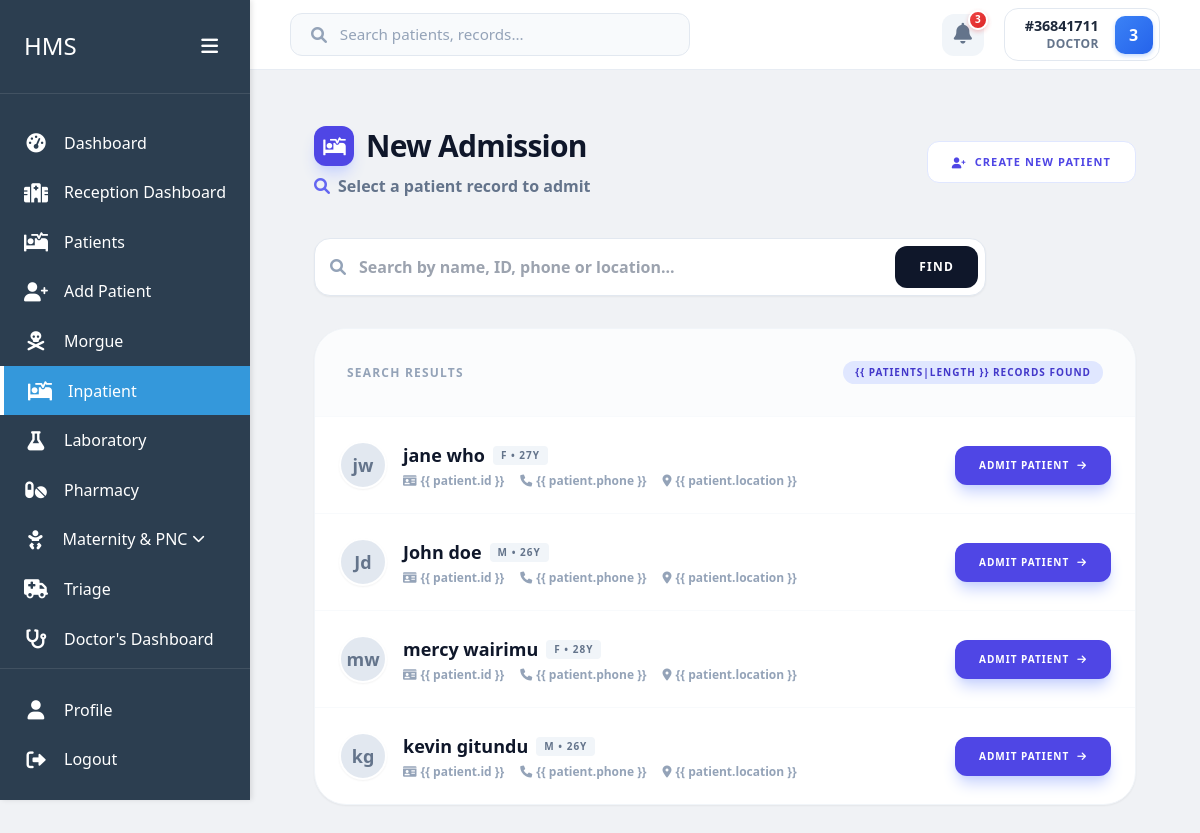
The page /inpatient/admit/new/ (signed in) on the database as committed earlier.
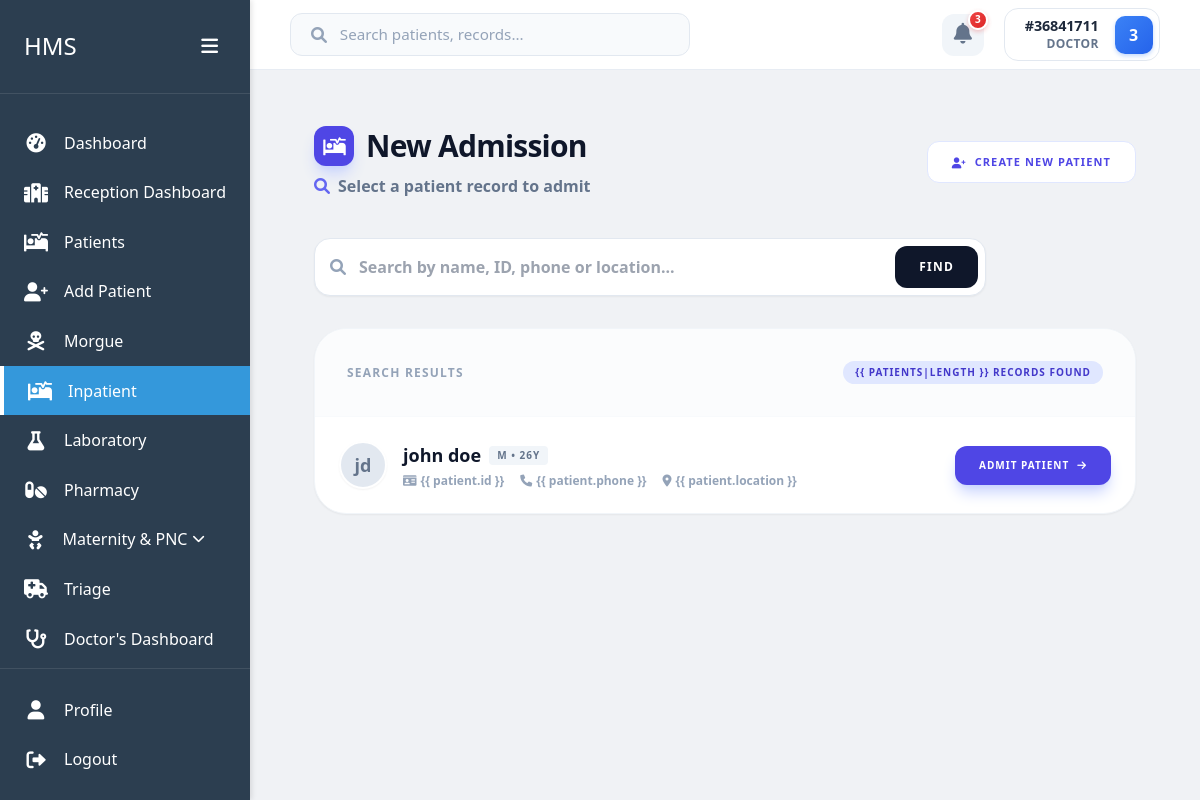
The same page on the database as committed later.
### home/models.py (models this page shows, shortened)
class Patient(models.Model):
    GENDER_CHOICES = [
        ('M', 'Male'),
        ('F', 'Female'),
        ('O', 'Other'),
        ('N', 'Prefer not to say')
    ]
    first_name = models.CharField(max_length=100)
    last_name = models.CharField(max_length=100)
    id_number = models.CharField(max_length=20, unique=True, null=True, blank=True)
    date_of_birth = models.DateField()
    age = models.PositiveIntegerField(editable=False)  # Will be calculated automatically
    phone = models.CharField(max_length=15)
    location = models.CharField(max_length=200)
    gender = models.CharField(max_length=1, choices=GENDER_CHOICES)
    created_at = models.DateTimeField(auto_now_add=True)
    updated_at = models.DateTimeField(auto_now=True)
    created_by = models.ForeignKey('users.User', on_delete=models.SET_NULL, null=True, related_name='patients_created')
    @property
    def full_name(self):
        return f"{self.first_name} {self.last_name}"

### inpatient/views.py (the view)
# urls.py: path('admit/new/', views.admission_patient_list, name='new_admission'),
@login_required
def admission_patient_list(request):
    query = request.GET.get('search', '')
    if query:
        patients = Patient.objects.filter(
            Q(first_name__icontains=query) |
            Q(last_name__icontains=query) |
            Q(phone__icontains=query) |
            Q(id_number__icontains=query)
        ).order_by('-created_at')
    else:
        patients = Patient.objects.all().order_by('-created_at')[:20]  # Limit initial load
    for patient in patients:
        patient.is_admitted = Admission.objects.filter(patient=patient, status='Admitted').exists()
    return render(request, 'inpatient/admission_patient_list.html', {
        'patients': patients,
        'title': 'New Admission - Select Patient'
    })

### inpatient/templates/inpatient/admission_patient_list.html (shortened to what the changed rows need)
{% extends 'users/dashboard_base.html' %}
{% load static %}
{% block content %}
<div class="px-8 py-6 max-w-[1400px] mx-auto">
    <div class="flex flex-col md:flex-row justify-between items-start md:items-center gap-6 mb-10">
        <div>
            <h1 class="text-3xl font-black text-slate-900 tracking-tight flex items-center gap-3">
                <span
                    class="w-10 h-10 rounded-xl bg-indigo-600 flex items-center justify-center text-white text-lg shadow-lg shadow-indigo-200">
                    <i class="fas fa-procedures"></i>
                </span>
                New Admission
            </h1>
        </div>
    </div>
    <div class="bg-white rounded-[32px] shadow-sm border border-slate-100 overflow-hidden">
        <div class="p-8 border-b border-slate-50 bg-slate-50/50 flex justify-between items-center">
            <h2 class="text-xs font-black text-slate-400 uppercase tracking-widest">Search Results</h2>
        </div>
        <div class="divide-y divide-slate-50">
            {% for patient in patients %}
            <div class="p-6 hover:bg-indigo-50/30 transition-colors group">
                <div class="flex flex-col md:flex-row md:items-center justify-between gap-6">
                    <div class="flex items-center gap-4">
                        <div
                            class="w-12 h-12 rounded-full bg-slate-200 flex items-center justify-center text-slate-500 text-lg font-bold border-2 border-white shadow-sm">
                            {{ patient.first_name|first }}{{ patient.last_name|first }}
                        </div>
                        <div>
                            <div class="flex items-center gap-2 mb-1">
                                <h3 class="text-lg font-black text-slate-900">{{ patient.full_name }}</h3>
                                <span
                                    class="px-2 py-0.5 bg-slate-100 text-slate-500 text-[10px] font-black rounded uppercase tracking-widest">
                                    {{ patient.gender }} • {{ patient.age }}Y
                                </span>
                            </div>
                            <div class="flex items-center gap-4 text-xs font-bold text-slate-400">
                                <span class="flex items-center gap-1"><i class="fas fa-id-card"></i> {{ patient.id
                                    }}</span>
                                <span class="flex items-center gap-1"><i class="fas fa-phone"></i> {{ patient.phone
                                    }}</span>
                                <span class="flex items-center gap-1"><i class="fas fa-map-marker-alt"></i> {{
                                    patient.location }}</span>
                            </div>
                        </div>
                    </div>
                    <div>
                        {% if patient.is_admitted %}
                        <span
                            class="px-4 py-2 bg-amber-50 text-amber-600 rounded-xl text-[10px] font-black uppercase tracking-widest border border-amber-100 flex items-center gap-2 cursor-not-allowed opacity-75">
                            <i class="fas fa-bed"></i> Already Admitted
                        </span>
                        {% else %}
                        <a href="{% url 'inpatient:admit_patient' patient.pk %}"
                            class="px-6 py-3 bg-indigo-600 text-white rounded-xl text-[10px] font-black uppercase tracking-widest shadow-lg shadow-indigo-200 hover:bg-indigo-700 hover:-translate-y-0.5 transition-all flex items-center gap-2 group-hover:scale-105">
                            Admit Patient <i class="fas fa-arrow-right"></i>
                        </a>
                        {% endif %}
                    </div>
                </div>
            </div>
            {% endfor %}
        </div>
    </div>
</div>
{% endblock %}

Rows that differ between the two databases and show on the page:
removed Patient: first_name|first "j", last_name|first "w", full_name "jane who", gender "F", age "27", shows "ADMIT PATIENT"
removed Patient: first_name|first "J", last_name|first "d", full_name "John doe", gender "M", age "26", shows "ADMIT PATIENT"
removed Patient: first_name|first "m", last_name|first "w", full_name "mercy wairimu", gender "F", age "28", shows "ADMIT PATIENT"
removed Patient: first_name|first "k", last_name|first "g", full_name "kevin gitundu", gender "M", age "26", shows "ADMIT PATIENT"
added Patient: first_name|first "j", last_name|first "d", full_name "john doe", gender "M", age "26", shows "ADMIT PATIENT"
